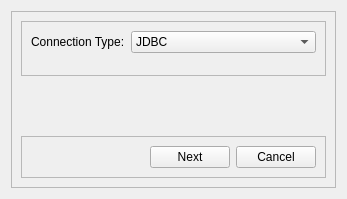
<?xml version="1.0" encoding="UTF-8"?>
<ui version="4.0">
 <class>Form</class>
 <widget class="QWidget" name="Form">
  <property name="enabled">
   <bool>true</bool>
  </property>
  <property name="geometry">
   <rect>
    <x>0</x>
    <y>0</y>
    <width>347</width>
    <height>199</height>
   </rect>
  </property>
  <property name="sizePolicy">
   <sizepolicy hsizetype="Fixed" vsizetype="Fixed">
    <horstretch>0</horstretch>
    <verstretch>0</verstretch>
   </sizepolicy>
  </property>
  <property name="windowTitle">
   <string>Form</string>
  </property>
  <layout class="QVBoxLayout" name="verticalLayout">
   <item>
    <widget class="QFrame" name="frame_2">
     <property name="frameShape">
      <enum>QFrame::StyledPanel</enum>
     </property>
     <property name="frameShadow">
      <enum>QFrame::Raised</enum>
     </property>
     <layout class="QVBoxLayout" name="verticalLayout_2">
      <item>
       <widget class="QFrame" name="frame">
        <property name="sizePolicy">
         <sizepolicy hsizetype="Expanding" vsizetype="Expanding">
          <horstretch>0</horstretch>
          <verstretch>0</verstretch>
         </sizepolicy>
        </property>
        <property name="frameShape">
         <enum>QFrame::StyledPanel</enum>
        </property>
        <property name="frameShadow">
         <enum>QFrame::Raised</enum>
        </property>
        <layout class="QFormLayout" name="formLayout">
         <item row="0" column="0">
          <widget class="QLabel" name="label_2">
           <property name="text">
            <string>Connection Type:</string>
           </property>
          </widget>
         </item>
         <item row="0" column="1">
          <widget class="QComboBox" name="comboBox_2">
           <item>
            <property name="text">
             <string>JDBC</string>
            </property>
           </item>
           <item>
            <property name="text">
             <string>ODBC (with DSN)</string>
            </property>
           </item>
           <item>
            <property name="text">
             <string>ODBC (without DSN)</string>
            </property>
           </item>
           <item>
            <property name="text">
             <string>Native</string>
            </property>
           </item>
          </widget>
         </item>
        </layout>
       </widget>
      </item>
      <item>
       <spacer name="verticalSpacer">
        <property name="orientation">
         <enum>Qt::Vertical</enum>
        </property>
        <property name="sizeHint" stdset="0">
         <size>
          <width>20</width>
          <height>40</height>
         </size>
        </property>
       </spacer>
      </item>
      <item>
       <widget class="QFrame" name="frame_3">
        <property name="frameShape">
         <enum>QFrame::StyledPanel</enum>
        </property>
        <property name="frameShadow">
         <enum>QFrame::Raised</enum>
        </property>
        <layout class="QHBoxLayout" name="horizontalLayout">
         <item>
          <spacer name="horizontalSpacer">
           <property name="orientation">
            <enum>Qt::Horizontal</enum>
           </property>
           <property name="sizeHint" stdset="0">
            <size>
             <width>127</width>
             <height>20</height>
            </size>
           </property>
          </spacer>
         </item>
         <item>
          <widget class="QPushButton" name="pushButton">
           <property name="sizePolicy">
            <sizepolicy hsizetype="Minimum" vsizetype="Fixed">
             <horstretch>0</horstretch>
             <verstretch>0</verstretch>
            </sizepolicy>
           </property>
           <property name="text">
            <string>Next</string>
           </property>
          </widget>
         </item>
         <item>
          <widget class="QPushButton" name="pushButton_2">
           <property name="text">
            <string>Cancel</string>
           </property>
          </widget>
         </item>
        </layout>
       </widget>
      </item>
     </layout>
    </widget>
   </item>
  </layout>
 </widget>
 <resources/>
 <connections/>
</ui>
